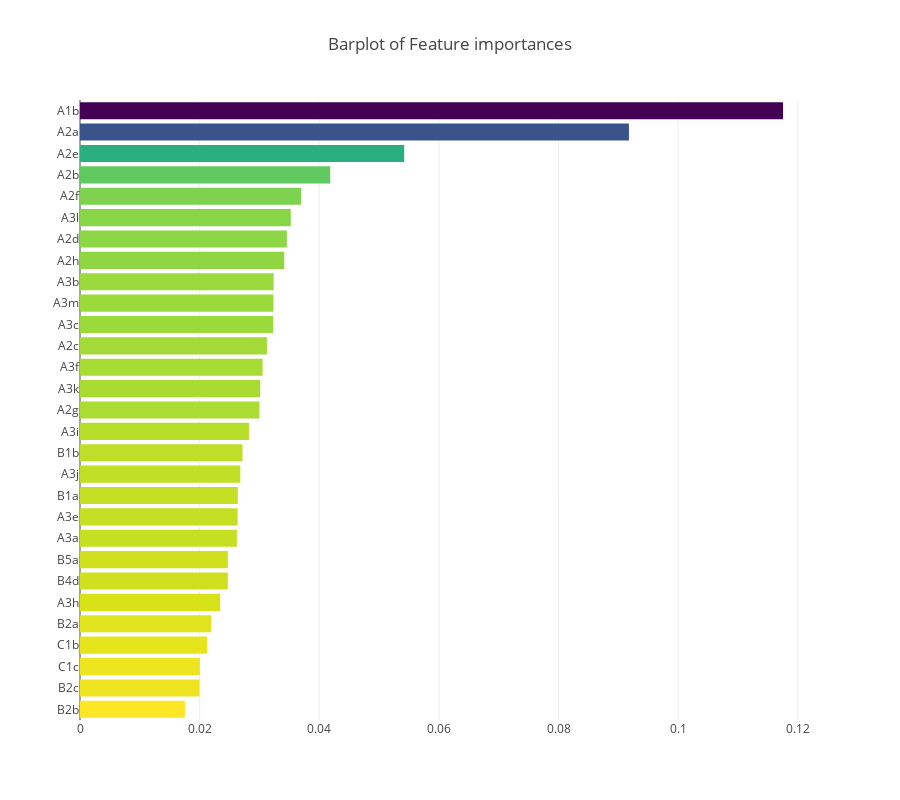

Write notebook code for a chart like this one.
### Code cell
x, y = (list(x) for x in zip(*sorted(zip(gb.feature_importances_, features), 
                                                            reverse = False)))
trace2 = go.Bar(
    x=x ,
    y=y,
    marker=dict(
        color=x,
        colorscale = 'Viridis',
        reversescale = True
    ),
    name='Gradient Boosting Classifer Feature importance',
    orientation='h',
)

layout = dict(
    title='Barplot of Feature importances',
     width = 900, height = 800,
    yaxis=dict(
        showgrid=False,
        showline=False,
        showticklabels=True,
    ))

fig1 = go.Figure(data=[trace2])
fig1['layout'].update(layout)
py.iplot(fig1, filename='plots')
plt.show()

### Figure 1 — Plotly figure (JSON) as saved in the notebook; plotly's stock layout.template omitted (floating-point values rounded to 4 significant figures)
{"data": [{"marker": {"color": [0.01754, 0.01998, 0.02004, 0.02125, 0.02192, 0.02344, 0.02471, 0.02471, 0.02623, 0.02635, 0.02638, 0.0268, 0.02717, 0.02824, 0.03, 0.03012, 0.03053, 0.03126, 0.03231, 0.03234, 0.03237, 0.03416, 0.03458, 0.03524, 0.03697, 0.04183, 0.0542, 0.09177, 0.1175], "colorscale": "Viridis", "reversescale": true}, "name": "Gradient Boosting Classifer Feature importance", "orientation": "h", "type": "bar", "uid": "f77c6924-d016-11e8-aba0-7831c1d00308", "x": [0.01754, 0.01998, 0.02004, 0.02125, 0.02192, 0.02344, 0.02471, 0.02471, 0.02623, 0.02635, 0.02638, 0.0268, 0.02717, 0.02824, 0.03, 0.03012, 0.03053, 0.03126, 0.03231, 0.03234, 0.03237, 0.03416, 0.03458, 0.03524, 0.03697, 0.04183, 0.0542, 0.09177, 0.1175], "y": ["B2b", "B2c", "C1c", "C1b", "B2a", "A3h", "B4d", "B5a", "A3a", "A3e", "B1a", "A3j", "B1b", "A3i", "A2g", "A3k", "A3f", "A2c", "A3c", "A3m", "A3b", "A2h", "A2d", "A3l", "A2f", "A2b", "A2e", "A2a", "A1b"]}], "layout": {"height": 800, "title": "Barplot of Feature importances", "width": 900, "yaxis": {"showgrid": false, "showline": false, "showticklabels": true}}}
